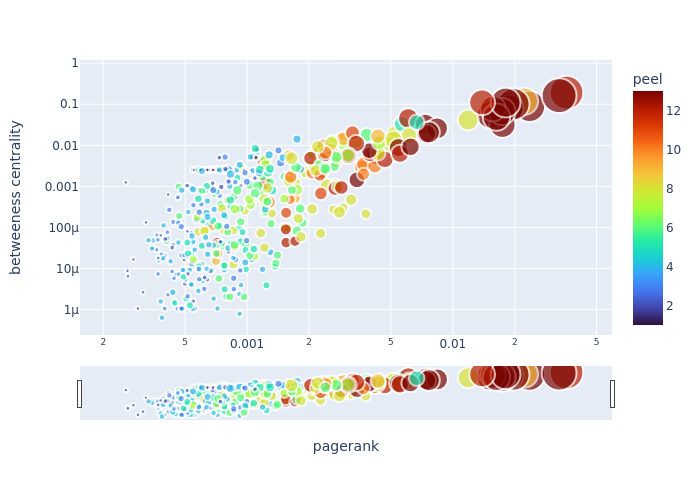

The script that drew this image:
import plotly.express as px
import pandas as pd



df = pd.read_csv('asoiaf_nodes_prop.csv')

# print(df)
fig = px.scatter(df,
                 x = 'pagerank', # x axis
                 y= 'betweenness', # y axis
                 log_x=True, log_y=True, # log scale 
                 color_continuous_scale='Turbo', # color scale 
                 color = 'peel',
                 size = 'degree', 
                 custom_data = ['name', 'degree','peel', 'diversity'], # custom data for tool tip
                 labels=dict( betweenness="betweeness centrality"), # axis labels dictonary 
                 )

# calculate size ref
sizeref = 2*max(df['degree'])/(1000)

print('size ref',sizeref)
                                    
# tooltip data 
fig.update_traces(hovertemplate = ( 'name: %{customdata[0]}<br>'
                                    'pagerank: %{x}, betweenness: %{y}<br>'
                                    'degree: %{customdata[1]:.2e}<br>'
                                    'peel: %{customdata[2]:.2e}'
                                    'diversity: %{customdata[1]:.2e}<br>'
                                    ),
                                    mode='markers', marker=dict(sizemode='area',    
                                              sizeref=0.2, line_width=2)
                                    )
# range slider and dragmode config 
fig.update_layout(
    xaxis=dict(
        rangeslider=dict(
            visible=True
        ),
        type="log"
    ),
    dragmode="pan",
) 
  
# zoom configuration
config = dict({'scrollZoom': True})
fig.show(config=config)
fig.write_image("./HW1_vs734_scatter.png")
